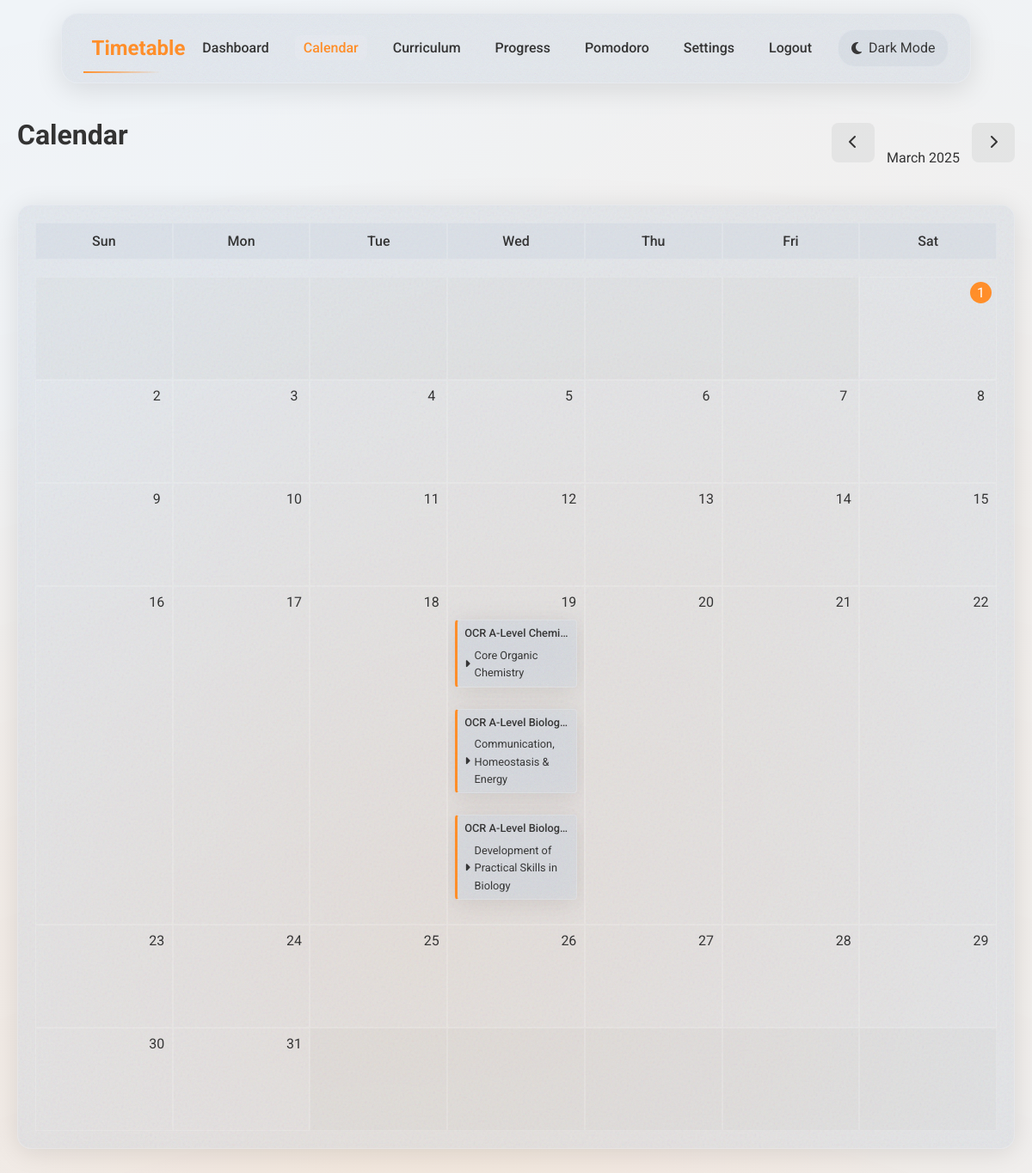
The app's page /calendar (signed in) with its own data.
### app/models/user.py (models this page shows, shortened)
class User(db.Model, UserMixin):
    __tablename__ = 'users'
    id = db.Column(db.Integer, primary_key=True)
    username = db.Column(db.String(50), unique=True, nullable=False)
    password_hash = db.Column(db.String(128), nullable=False)
    email = db.Column(db.String(100), unique=False, nullable=True)
    created_at = db.Column(db.DateTime, default=datetime.utcnow)
    last_login = db.Column(db.DateTime, nullable=True)
    study_hours_per_day = db.Column(db.Float, default=2.0)
    weekend_study_hours = db.Column(db.Float, default=3.0)
    dark_mode = db.Column(db.Boolean, default=False)
    task_type_preferences = db.relationship('TaskTypePreference', backref='user', lazy=True, cascade='all, delete-orphan')
    tasks = db.relationship('Task', back_populates='assigned_user', lazy=True, cascade='all, delete-orphan')
    subtopic_confidences = db.relationship('SubtopicConfidence', back_populates='user', lazy=True, cascade='all, delete-orphan')
    topic_confidences = db.relationship('TopicConfidence', back_populates='user', lazy=True, cascade='all, delete-orphan')

### app/models/curriculum.py (models this page shows, shortened)
class Subject(db.Model):
    __tablename__ = 'subjects'
    id = db.Column(db.Integer, primary_key=True)
    title = db.Column(db.String(255), nullable=False)
    description = db.Column(db.Text, nullable=True)
    value = db.Column(db.Integer, default=1)  # Used in the curriculum hierarchy
    is_user_created = db.Column(db.Boolean, default=False)
    created_by_user_id = db.Column(db.Integer, db.ForeignKey('users.id'), nullable=True)
    topics = db.relationship('Topic', back_populates='subject', lazy=True, cascade='all, delete-orphan')
    tasks = db.relationship('Task', back_populates='subject', lazy=True)

class Topic(db.Model):
    __tablename__ = 'topics'
    id = db.Column(db.Integer, primary_key=True)
    subject_id = db.Column(db.Integer, db.ForeignKey('subjects.id'), nullable=False)
    parent_topic_id = db.Column(db.Integer, db.ForeignKey('topics.id'), nullable=True)
    name = db.Column(db.String(255), nullable=False)
    title = db.Column(db.String(255), nullable=False)
    description = db.Column(db.Text, nullable=True)
    value = db.Column(db.Integer, default=3)  # Used in the curriculum hierarchy
    is_user_created = db.Column(db.Boolean, default=False)
    created_by_user_id = db.Column(db.Integer, db.ForeignKey('users.id'), nullable=True)
    subject = db.relationship('Subject', back_populates='topics', lazy=True)
    subtopics = db.relationship('Subtopic', back_populates='topic', lazy=True, cascade='all, delete-orphan')
    child_topics = db.relationship('Topic', backref=db.backref('parent_topic', remote_side=[id]), lazy=True)
    topic_confidences = db.relationship('TopicConfidence', back_populates='topic', lazy=True, cascade='all, delete-orphan')

### app/routes/main.py (the view)
@main_bp.route('/calendar')
@login_required
def calendar():
    month = request.args.get('month', type=int)
    year = request.args.get('year', type=int)
    now = datetime.utcnow()
    if not month or not year:
        month = now.month
        year = now.year
    start_date = datetime(year, month, 1).date()
    if month == 12:
        end_date = datetime(year + 1, 1, 1).date() - timedelta(days=1)
    else:
        end_date = datetime(year, month + 1, 1).date() - timedelta(days=1)
    tasks = Task.query.filter(
        Task.user_id == current_user.id,
        Task.due_date.between(start_date, end_date)
    ).all()
    exams = Exam.query.join(Exam.subject).filter(
        Exam.exam_date.between(start_date, end_date)
    ).all()
    prev_month = month - 1 if month > 1 else 12
    prev_year = year if month > 1 else year - 1
    next_month = month + 1 if month < 12 else 1
    next_year = year if month < 12 else year + 1
    calendar_data = {}
    for task in tasks:
        date_str = task.due_date.strftime('%Y-%m-%d')
        if date_str not in calendar_data:
            calendar_data[date_str] = {'tasks': [], 'exams': []}
        calendar_data[date_str]['tasks'].append(task)
    for exam in exams:
        date_str = exam.exam_date.strftime('%Y-%m-%d')
        if date_str not in calendar_data:
            calendar_data[date_str] = {'tasks': [], 'exams': []}
        calendar_data[date_str]['exams'].append(exam)
    calendar_date = datetime(year, month, 1).date()
    return render_template('main/calendar.html',
                          calendar_data=calendar_data,
                          current_date=calendar_date,
                          timedelta=timedelta,
                          prev_month=prev_month,
                          prev_year=prev_year,
                          next_month=next_month,
                          next_year=next_year)

### app/templates/main/calendar.html (shortened to what this page needs)
{% extends "base.html" %}
{% block content %}
<div class="d-flex justify-between items-center mb-3">
    <h1 class="page-title">Calendar</h1>
    <div>
        <a href="{{ url_for('main.calendar', month=prev_month, year=prev_year) }}" class="btn btn-secondary">
            <i class="fas fa-chevron-left"></i>
        </a>
        <span class="mx-2">{{ current_date.strftime('%B %Y') }}</span>
        <a href="{{ url_for('main.calendar', month=next_month, year=next_year) }}" class="btn btn-secondary">
            <i class="fas fa-chevron-right"></i>
        </a>
    </div>
</div>
<div class="glass-card">
    <div class="calendar-header d-flex mb-2">
        <div class="calendar-cell text-center">Sun</div>
        <div class="calendar-cell text-center">Mon</div>
        <div class="calendar-cell text-center">Tue</div>
        <div class="calendar-cell text-center">Wed</div>
        <div class="calendar-cell text-center">Thu</div>
        <div class="calendar-cell text-center">Fri</div>
        <div class="calendar-cell text-center">Sat</div>
    </div>
    <div class="calendar-grid">
        {% set first_day = current_date.replace(day=1) %}
        {% set last_day = (first_day.replace(month=first_day.month+1 if first_day.month < 12 else 1, year=first_day.year if first_day.month < 12 else first_day.year+1) - timedelta(days=1)).day %}
        {% set first_weekday = first_day.weekday() %}
        {% set first_sunday = (first_weekday + 1) % 7 %}
        {% set weeks = ((last_day + first_sunday - 1) // 7) + 1 %}
        {% for week in range(weeks) %}
            <div class="calendar-row d-flex">
                {% for day_offset in range(7) %}
                    {% set day_num = (week * 7 + day_offset) - first_sunday + 1 %}
                    {% set is_current_month = day_num > 0 and day_num <= last_day %}
                    {% set date_str = current_date.replace(day=day_num).strftime('%Y-%m-%d') if is_current_month else '' %}
                    {% set is_current_day = is_current_month and current_date.day == day_num %}
                    <div class="calendar-cell {% if not is_current_month %}calendar-other-month{% endif %} {% if is_current_day %}calendar-current-day{% endif %}">
                        {% if is_current_month %}
                            <div class="calendar-date">{{ day_num }}</div>
                            {% if date_str in calendar_data %}
                                <div class="calendar-events">
                                    {% set task_by_subject = {} %}
                                    {% for task in calendar_data[date_str].tasks %}
                                        {% if task.subject.title not in task_by_subject %}
                                            {% set _ = task_by_subject.update({task.subject.title: {'tasks': [], 'subtopics': {}}}) %}
                                        {% endif %}
                                        {% set _ = task_by_subject[task.subject.title].tasks.append(task) %}
                                        {% for task_subtopic in task.subtopics %}
                                            {% set subtopic = task_subtopic.subtopic %}
                                            {% if subtopic.topic.title not in task_by_subject[task.subject.title].subtopics %}
                                                {% set _ = task_by_subject[task.subject.title].subtopics.update({subtopic.topic.title: []}) %}
                                            {% endif %}
                                            {% set _ = task_by_subject[task.subject.title].subtopics[subtopic.topic.title].append(subtopic) %}
                                        {% endfor %}
                                    {% endfor %}
                                    {% for subject, details in task_by_subject.items() %}
                                        <div class="calendar-event glass-card" style="--event-color: var(--accent-color);">
                                            <div class="calendar-event-title">{{ subject }}</div>
                                            {% for topic, subtopics in details.subtopics.items() %}
                                                <div class="calendar-topic">
                                                    <div class="calendar-topic-title" onclick="toggleSubtopics(this)">
                                                        <i class="fas fa-caret-right"></i> {{ topic }}
                                                    </div>
                                                </div>
                                            {% endfor %}
                                        </div>
                                    {% endfor %}
                                </div>
                            {% endif %}
                        {% endif %}
                    </div>
                {% endfor %}
            </div>
        {% endfor %}
    </div>
</div>
{% endblock %}

### app/templates/base.html (shortened to what this page needs)
<!DOCTYPE html>
<html lang="en" data-theme="{{ 'dark' if current_user.is_authenticated and current_user.dark_mode else 'light' }}">
<head>
    <link rel="stylesheet" href="{{ url_for('static', filename='css/main.css') }}">
    <link rel="stylesheet" href="{{ url_for('static', filename='css/animations.css') }}">
    <link rel="stylesheet" href="https://cdnjs.cloudflare.com/ajax/libs/font-awesome/6.4.0/css/all.min.css">
</head>
<body class="{% block body_class %}{% endblock %}">
<header>
        <nav class="navbar glass-noise">
            <a href="{{ url_for('main.index') }}" class="navbar-brand">Timetable</a>
            <ul class="navbar-nav" id="navbar-nav">
                {% if current_user.is_authenticated %}
                <li><a href="{{ url_for('main.index') }}" class="nav-link {{ 'active' if request.endpoint == 'main.index' }}">Dashboard</a></li>
                <li><a href="{{ url_for('main.calendar') }}" class="nav-link {{ 'active' if request.endpoint == 'main.calendar' }}">Calendar</a></li>
                <li><a href="{{ url_for('main.curriculum') }}" class="nav-link {{ 'active' if request.endpoint == 'main.curriculum' }}">Curriculum</a></li>
                <li><a href="{{ url_for('main.progress') }}" class="nav-link {{ 'active' if request.endpoint == 'main.progress' }}">Progress</a></li>
                <li><a href="{{ url_for('main.pomodoro') }}" class="nav-link {{ 'active' if request.endpoint == 'main.pomodoro' }}">Pomodoro</a></li>
                <li><a href="{{ url_for('main.settings') }}" class="nav-link {{ 'active' if request.endpoint == 'main.settings' }}">Settings</a></li>
                <li><a href="{{ url_for('auth.logout') }}" class="nav-link">Logout</a></li>
                <li>
                    <div class="dark-mode-toggle glass-noise" id="dark-mode-toggle">
                        <i class="fas {{ 'fa-sun' if current_user.dark_mode else 'fa-moon' }}"></i>
                        <span>{{ 'Light Mode' if current_user.dark_mode else 'Dark Mode' }}</span>
                    </div>
                </li>
                {% else %}
                <li><a href="{{ url_for('auth.login') }}" class="nav-link {{ 'active' if request.endpoint == 'auth.login' }}">Login</a></li>
                <li><a href="{{ url_for('auth.register') }}" class="nav-link {{ 'active' if request.endpoint == 'auth.register' }}">Register</a></li>
                {% endif %}
            </ul>
        </nav>
    </header>
    <main class="container">
        {% block content %}{% endblock %}
    </main>
</body>
</html>

### records on screen
User: dark_mode "Dark Mode"
Subject: title "OCR A-Level Chemi…"
Topic: title "Core Organic Chemistry"
Subject: title "OCR A-Level Biolog…"
Topic: title "Communication, Homeostasis & Energy"
Subject: title "OCR A-Level Biolog…"
Topic: title "Development of Practical Skills in Biology"

### other values on screen
{{ current_date.strftime('%B %Y') }} "March 2025"
{{ day_num }} "1" "2" "3" "4" "5" "6" "7" "8" "9" "10" "11" "12" "13" "14" "15" "16" "17" "18" "19" "20" "21" "22" "23" "24" "25" "26" "27" "28" "29" "30" "31"
